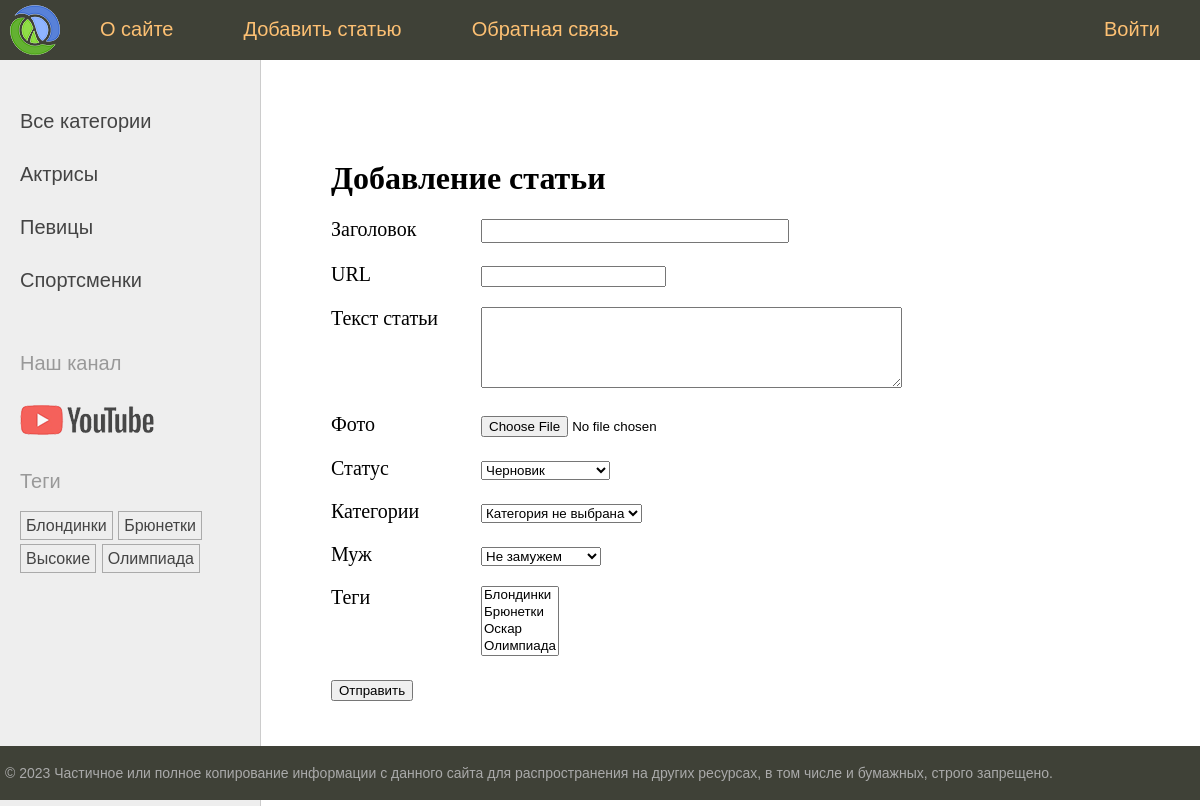
The page /addpage/ on the database its author committed.
### women/models.py (models this page shows)
class Category(models.Model):
    name = models.CharField(max_length=100, db_index=True, verbose_name="Категория")
    slug = models.SlugField(max_length=255, unique=True, db_index=True)
    def __str__(self):
        return self.name
    class Meta:
        verbose_name = "Категория"
        verbose_name_plural = "Категории"
    def get_absolute_url(self):
        return reverse('category', kwargs={'cat_slug': self.slug})

class TagPost(models.Model):
    tag = models.CharField(max_length=100, db_index=True)
    slug = models.SlugField(max_length=255, unique=True, db_index=True)
    def __str__(self):
        return self.tag
    def get_absolute_url(self):
        return reverse('tag', kwargs={'tag_slug': self.slug})

### women/views.py (the view, shortened to what this page needs)
# urls.py: path('addpage/', views.AddPage.as_view(), name='add_page'),
class AddPage(View):
    def get(self, request):
        form = AddPostForm()
        data = {
            'menu': menu,
            'title': "Добавление статьи",
            'form': form
        }
        """отображает вызов страницы "добавление статьи" """
        return render(request, 'women/addpage.html', data)

### women/forms.py (shortened to what this page needs)
class AddPostForm(forms.ModelForm):
    cat = forms.ModelChoiceField(queryset=Category.objects.all(), empty_label='Категория не выбрана', label='Категории')
    husband = forms.ModelChoiceField(queryset=Husband.objects.all(), required=False,
                                     empty_label='Не замужем', label='Муж')
    class Meta:
        model = Women
        fields = ['title', 'slug', 'content', 'photo', 'is_published', 'cat', 'husband', 'tags']
        widgets = {
            'title': forms.TextInput(attrs={'class': 'form-input'}),
            'content': forms.Textarea(attrs={'cols': 50,'rows': 5})
        }
        labels = {'slug': 'URL'}

### women/models.py (called while the page is built)
    def __str__(self):
        return self.name

### women/templatetags/women_tags.py (called while the page is built)
@register.inclusion_tag('women/list_categories.html')
def show_categories(cat_selected=0):
    cats = Category.objects.annotate(x=Count('posts')).filter(x__gt=0)
    return {'cats':cats,'cat_selected':cat_selected}

@register.inclusion_tag('women/list_tags.html') #создадим шаблон с названием list_tags.html в women
def show_all_tags(): # воспользуемся им, и перейдем в base.html
    return {'tags': TagPost.objects.annotate(total=Count('tags')).filter(total__gt=0)}

### women/templates/women/addpage.html (shortened to what this page needs)
{% extends 'base.html' %}
{% block content %}
<h1> {{title}}</h1>
<form action="" method="post" enctype="multipart/form-data">
    {% for f in form %}
    <p><label class="form-label" for="{{ f.id_for_label }}">{{ f.label }}</label>{{ f }}</p>
    {% endfor %}
    <p><button type="submit">Отправить</button></p>
</form>
{% endblock %}

### women/templates/women/list_categories.html
{% for cat in cats %}
{% if cat.id == cat_selected %}
<li class="selected">{{cat.name}}</li>
{% else %}
<li><a href="{{ cat.get_absolute_url }}">{{cat.name}}</a></li>
{% endif %}
{% endfor %}

### women/templates/women/list_tags.html
{% if tags %}
    <p>Теги</p>
    <ul class="tags-list">
        {% for t in tags %}
        <li><a href="{{t.get_absolute_url}}">{{t.tag}}</a></li>
        {% endfor %}
    </ul>
{% endif %}

### women/static/women/css/styles.css (style rules this page uses)
html, body { font-family: 'Arial'; margin: 0; padding: 0; height: 100%; width: 100%; color: #444; }
a { color: #0059b2; text-decoration: none; }
.left-chapters ul { width: 230px; margin: 0; padding: 20px 10px 10px 20px; list-style: none; font-size: 20px; }
.left-chapters ul li { margin: 30px 0 0 0; color: #999; }
.left-chapters ul li a { color: #444; text-decoration: none; }
ul.tags-list { width: 100%; margin: 0; padding: 0; list-style: none; }
ul.tags-list li { margin: 0; padding: 0 0 10px; display: inline-block; }
ul.tags-list li a { padding: 5px; font-size: 16px; border: 1px solid #aaa; }
.content-text h1 { font-size: 32px; }
.form-input { width: 300px; font-size: 16px; }
.form-label { display: inline-block; min-width: 150px; vertical-align: top; }

### rows shown on the page
Category: name "Актрисы"
Category: name "Певицы"
Category: name "Спортсменки"
TagPost: tag "Блондинки"
TagPost: tag "Брюнетки"
TagPost: tag "Высокие"
TagPost: tag "Олимпиада"

### other values the page prints
{{ m.title }} "О сайте" "Добавить статью" "Обратная связь" "Войти"
{{ title }} "Добавление статьи"
{{ f.label }} "Заголовок" "URL" "Текст статьи" "Фото" "Статус" "Категории" "Муж" "Теги"
